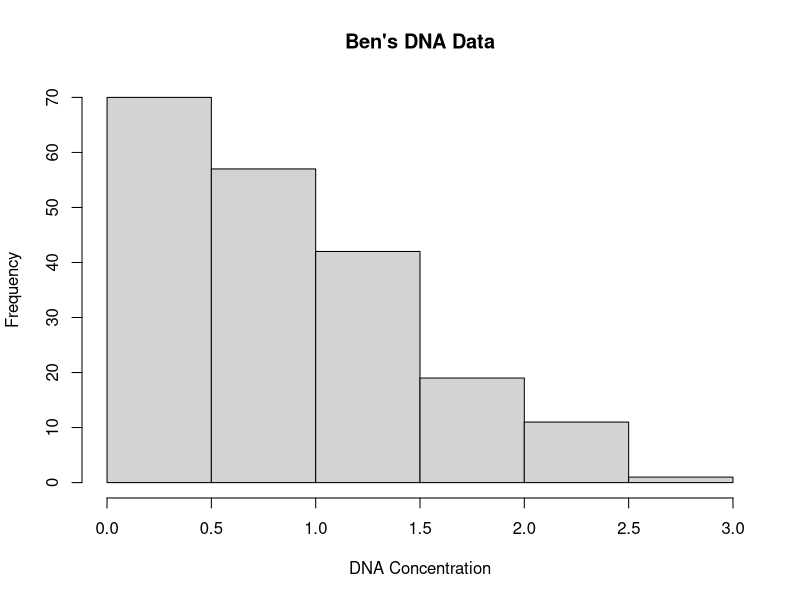
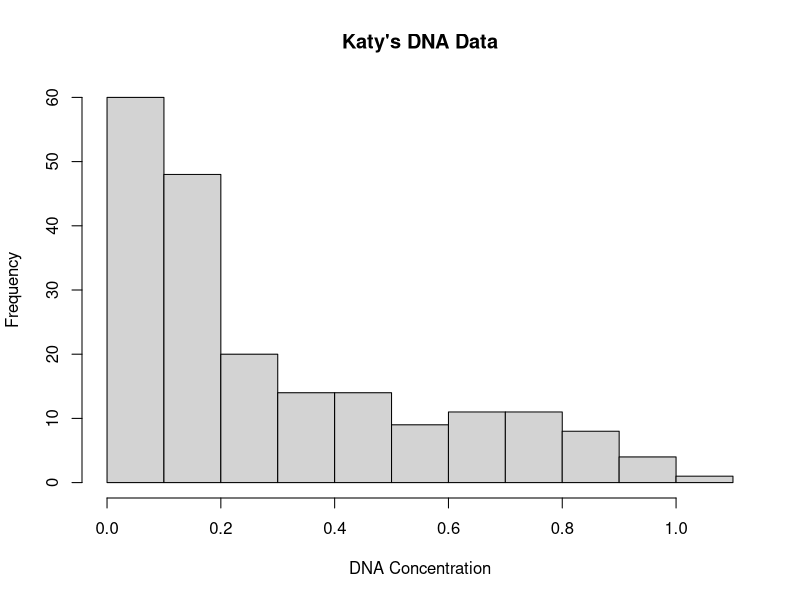
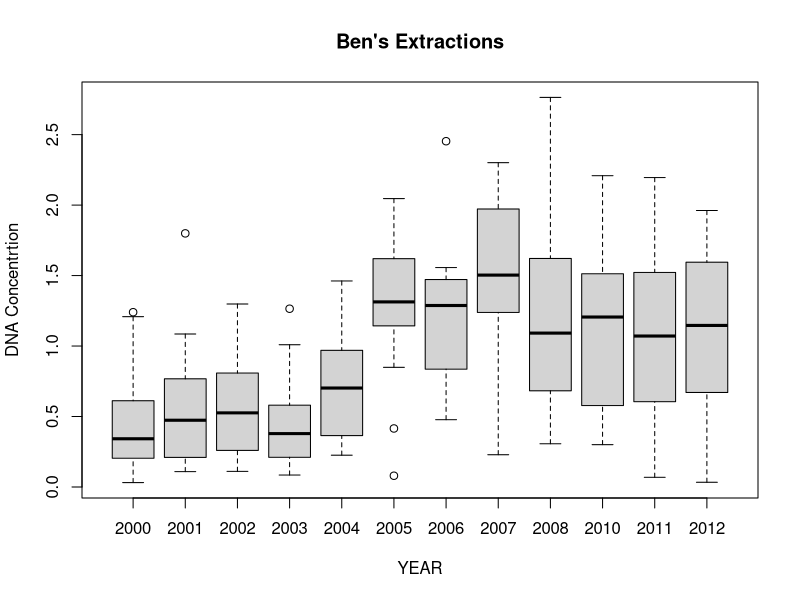
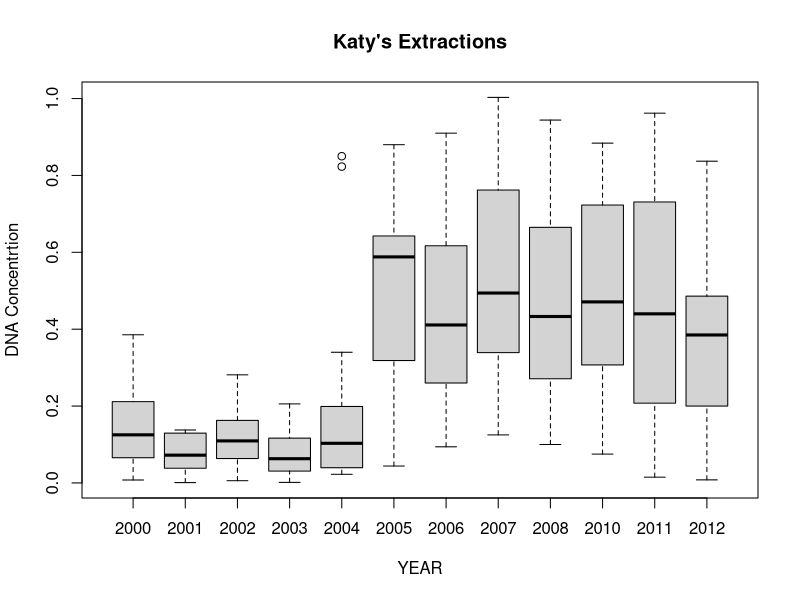
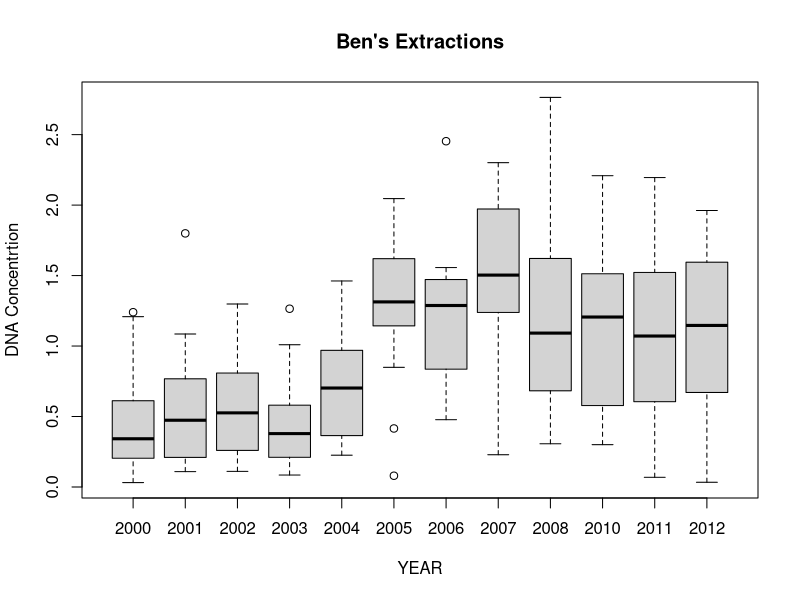
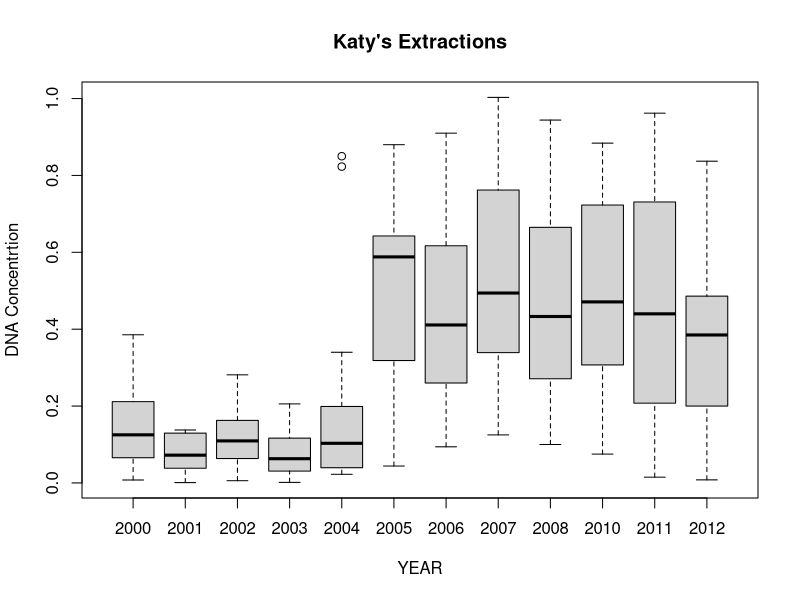

Generate these figures, in order, with R:


#### Task One ####

DNA_CONC_DATA<- read.csv("DNA_Conc_by_Extraction_Date.csv")

hist(x=DNA_CONC_DATA$DNA_Concentration_Ben,
     xlab= "DNA Concentration", main= "Ben's DNA Data")

hist(x=DNA_CONC_DATA$DNA_Concentration_Katy,
     xlab= "DNA Concentration", main= "Katy's DNA Data")

#### Task Two ####

boxplot(DNA_CONC_DATA$DNA_Concentration_Ben~DNA_CONC_DATA$Year_Collected,
        data=DNA_CONC_DATA, main= "Ben's Extractions", ylab="DNA Concentrtion", xlab= "YEAR")

boxplot(DNA_CONC_DATA$DNA_Concentration_Katy~DNA_CONC_DATA$Year_Collected,
        data=DNA_CONC_DATA, main= "Katy's Extractions", ylab="DNA Concentrtion", xlab= "YEAR")

### Task Three ####

jpeg("CRAGUN_Plot1.jpeg")

boxplot(DNA_CONC_DATA$DNA_Concentration_Ben~DNA_CONC_DATA$Year_Collected,
        data=DNA_CONC_DATA, main= "Ben's Extractions", ylab="DNA Concentrtion",
        xlab= "YEAR")

dev.off()

jpeg("CRAGUN_Plot2.jpeg")

boxplot(DNA_CONC_DATA$DNA_Concentration_Katy~DNA_CONC_DATA$Year_Collected,
        data=DNA_CONC_DATA, main= "Katy's Extractions", ylab="DNA Concentrtion",
        xlab= "YEAR")

dev.off()



